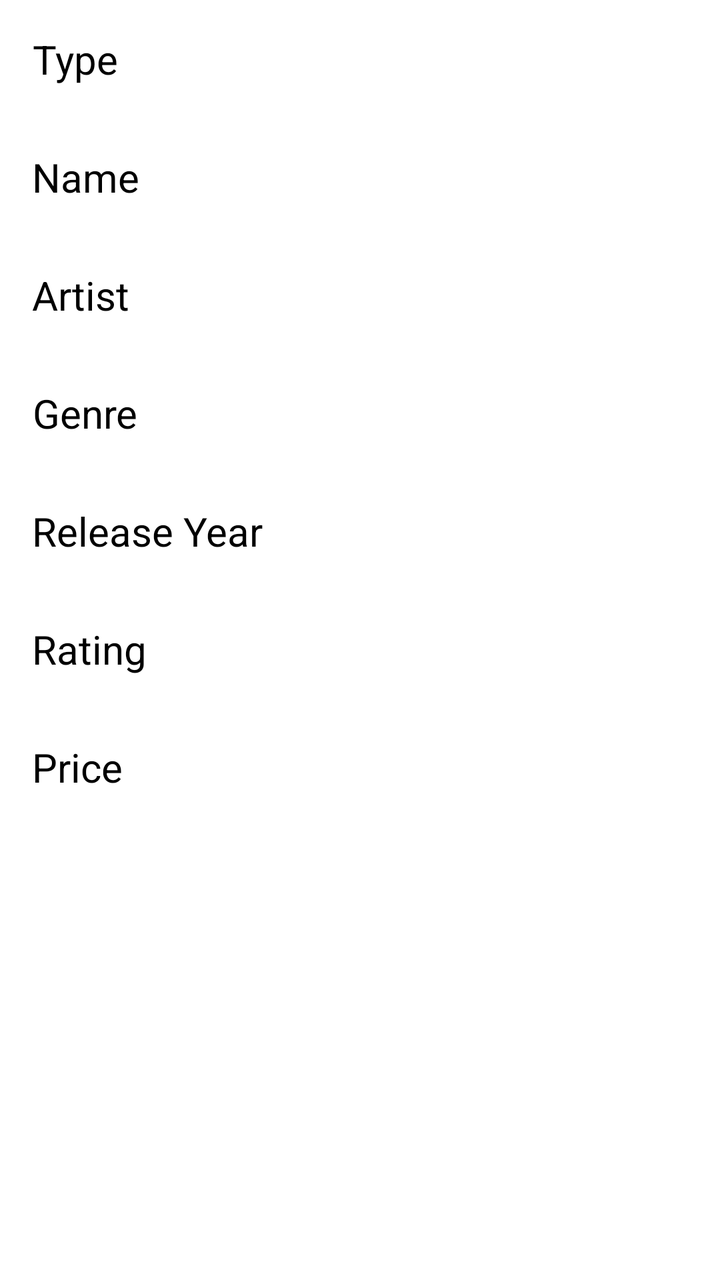
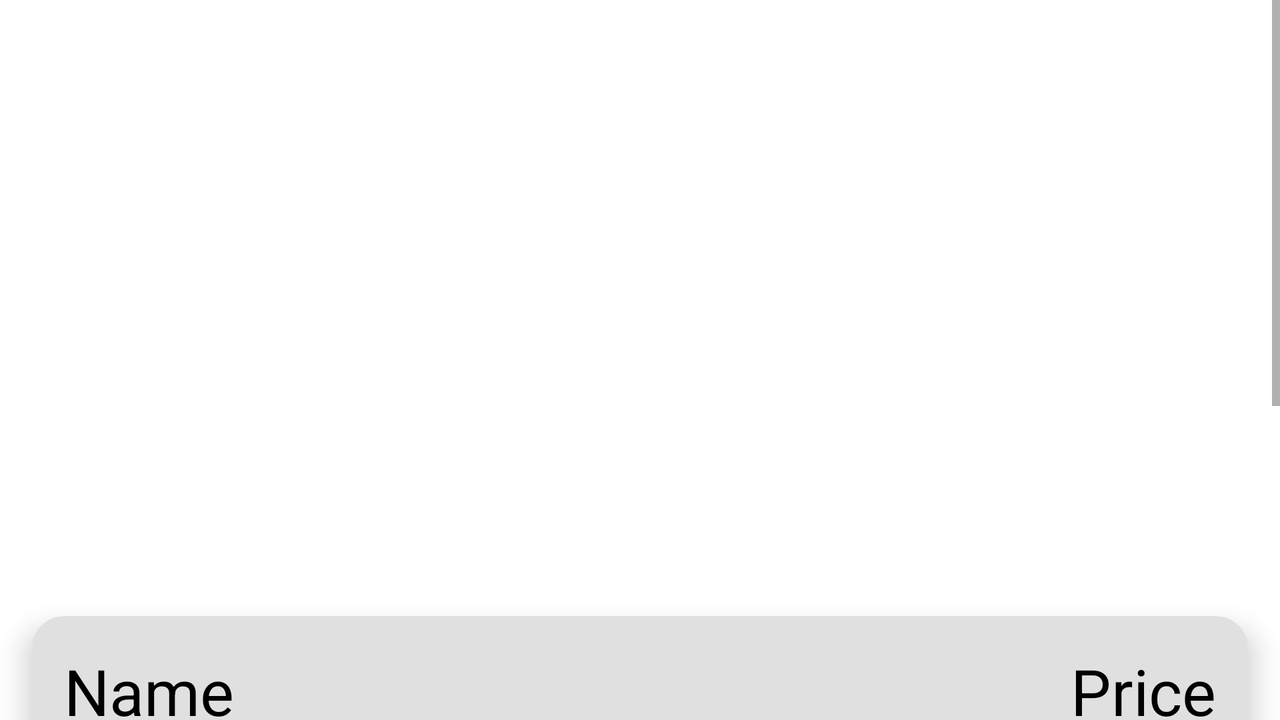

The same Android screen from two of the app's own layout files: first res/layout/ as a phone draws it, then the author's variant for another configuration, drawn on a device whose configuration selects that folder. Both files follow.
<!-- AndroidManifest.xml: application theme Theme.AlbumBrowser -->
<!-- res/layout/activity_details.xml -->
<?xml version="1.0" encoding="utf-8"?>
<LinearLayout xmlns:android="http://schemas.android.com/apk/res/android"
    android:layout_width="match_parent"
    android:layout_height="match_parent"
    android:orientation="vertical">

    <androidx.recyclerview.widget.RecyclerView
        android:layout_width="wrap_content"
        android:layout_height="wrap_content"
        android:id="@+id/recyclerview"/>

    <TextView
        android:layout_width="wrap_content"
        android:layout_height="wrap_content"
        android:text="Type"
        android:textColor="@color/black"
        style="@style/CategoryTextStyle" />

    <TextView
        android:layout_width="wrap_content"
        android:layout_height="wrap_content"
        android:text="Name"
        android:textColor="@color/black"
        style="@style/CategoryTextStyle" />

    <TextView
        android:layout_width="wrap_content"
        android:layout_height="wrap_content"
        android:text="Artist"
        android:textColor="@color/black"
        style="@style/CategoryTextStyle" />

    <TextView
        android:layout_width="wrap_content"
        android:layout_height="wrap_content"
        android:text="Genre"
        android:textColor="@color/black"
        style="@style/CategoryTextStyle" />

    <TextView
        android:layout_width="wrap_content"
        android:layout_height="wrap_content"
        android:text="Release Year"
        android:textColor="@color/black"
        style="@style/CategoryTextStyle" />

    <TextView
        android:layout_width="wrap_content"
        android:layout_height="wrap_content"
        android:text="Rating"
        android:textColor="@color/black"
        style="@style/CategoryTextStyle" />

    <TextView
        android:layout_width="wrap_content"
        android:layout_height="wrap_content"
        android:text="Price"
        android:textColor="@color/black"
        style="@style/CategoryTextStyle" />

</LinearLayout>
<!-- resources referenced by this layout -->
<resources>
  <color name="black">#FF000000</color>
  <style name="CategoryTextStyle">
          <item name="android:textSize">20sp</item>
          <item name="android:gravity">center</item>
          <item name="android:layout_margin">16dp</item>
          <item name="android:textColor">#F5F5F5</item>
      </style>
  <style name="Theme.AlbumBrowser" parent="Theme.MaterialComponents.DayNight.DarkActionBar">
          
          <item name="colorPrimary">@color/purple_500</item>
          <item name="colorPrimaryVariant">@color/purple_700</item>
          <item name="colorOnPrimary">@color/white</item>
          
          <item name="colorSecondary">@color/teal_200</item>
          <item name="colorSecondaryVariant">@color/teal_700</item>
          <item name="colorOnSecondary">@color/black</item>
          
          <item name="android:statusBarColor" tools:targetApi="l">?attr/colorPrimaryVariant</item>
          
      </style>
  <color name="purple_500">#FF6200EE</color>
  <color name="purple_700">#FF3700B3</color>
  <color name="white">#FFFFFFFF</color>
  <color name="teal_200">#FF03DAC5</color>
  <color name="teal_700">#FF018786</color>
</resources>
<!-- res/layout-land/activity_details.xml (the author's variant of the layout above) -->
<!-- drawn on the phone turned sideways -->
<?xml version="1.0" encoding="utf-8"?>
<ScrollView xmlns:android="http://schemas.android.com/apk/res/android"
    xmlns:app="http://schemas.android.com/apk/res-auto"
    xmlns:tools="http://schemas.android.com/tools"
    android:layout_width="match_parent"
    android:layout_height="match_parent"
    android:fillViewport="true">

    <LinearLayout
        android:layout_width="match_parent"
        android:layout_height="match_parent"
        android:orientation="vertical"
        tools:context=".DetailsActivity">

        <androidx.viewpager.widget.ViewPager
            android:layout_width="match_parent"
            android:layout_height="300dp"
            android:paddingTop="8dp"
            android:id="@+id/image_slider"/>

        <androidx.cardview.widget.CardView
            android:layout_width="match_parent"
            android:layout_height="wrap_content"
            android:layout_marginTop="8dp"
            android:layout_marginLeft="16dp"
            android:layout_marginRight="16dp"
            android:layout_marginBottom="16dp"
            app:cardBackgroundColor="@color/grey"
            app:cardCornerRadius="16dp"
            style="@style/CategoryCardStyle">

            <RelativeLayout
                android:layout_width="wrap_content"
                android:layout_height="wrap_content">

                <TextView
                    android:layout_width="250dp"
                    android:layout_height="wrap_content"
                    android:text="Name"
                    android:layout_alignParentTop="true"
                    android:layout_alignParentLeft="true"
                    android:gravity="left"
                    android:id="@+id/details_name"
                    android:textSize="32sp"
                    android:textColor="@color/black"
                    android:paddingTop="16dp"
                    android:paddingLeft="16dp"
                    android:autoSizeTextType="uniform" />

                <TextView
                    android:layout_width="wrap_content"
                    android:layout_height="wrap_content"
                    android:text="Price"
                    android:gravity="right"
                    android:textSize="32sp"
                    android:layout_alignParentTop="true"
                    android:layout_alignParentRight="true"
                    android:id="@+id/details_price"
                    android:textColor="@color/black"
                    style="@style/CategoryTextStyle" />

                <TextView
                    android:layout_width="wrap_content"
                    android:layout_height="wrap_content"
                    android:text="Type"
                    android:layout_below="@id/details_name"
                    android:id="@+id/details_type"
                    android:paddingLeft="16dp"
                    android:textColor="@color/black" />

                <TextView
                    android:layout_width="wrap_content"
                    android:layout_height="wrap_content"
                    android:text="Artist"
                    android:layout_below="@id/details_type"
                    android:id="@+id/details_artist"
                    android:textColor="@color/black"
                    style="@style/CategoryTextStyle" />

                <TextView
                    android:layout_width="wrap_content"
                    android:layout_height="wrap_content"
                    android:text="Genre"
                    android:layout_below="@id/details_artist"
                    android:id="@+id/details_genre"
                    android:textColor="@color/black"
                    style="@style/CategoryTextStyle" />

                <TextView
                    android:layout_width="wrap_content"
                    android:layout_height="wrap_content"
                    android:text="Release Year"
                    android:id="@+id/details_year"
                    android:layout_below="@id/details_genre"
                    android:textColor="@color/black"
                    style="@style/CategoryTextStyle" />

                <TextView
                    android:layout_width="wrap_content"
                    android:layout_height="wrap_content"
                    android:text="Rating"
                    android:layout_below="@id/details_year"
                    android:id="@+id/details_rating"
                    android:textColor="@color/black"
                    style="@style/CategoryTextStyle" />


            </RelativeLayout>

        </androidx.cardview.widget.CardView>

    </LinearLayout>




</ScrollView>
<!-- resources referenced by the variant -->
<!-- as the phone turned sideways resolves them -->
<resources>
  <color name="black">#FF000000</color>
  <color name="grey">#E0E0E0</color>
  <style name="CategoryCardStyle">
          <item name="android:layout_marginBottom">4dp</item>
          <item name="cardElevation">8dp</item>
      </style>
  <style name="CategoryTextStyle">
          <item name="android:textSize">20sp</item>
          <item name="android:gravity">center</item>
          <item name="android:layout_margin">16dp</item>
          <item name="android:textColor">#F5F5F5</item>
      </style>
  <style name="Theme.AlbumBrowser" parent="Theme.MaterialComponents.DayNight.DarkActionBar">
          
          <item name="colorPrimary">@color/purple_500</item>
          <item name="colorPrimaryVariant">@color/purple_700</item>
          <item name="colorOnPrimary">@color/white</item>
          
          <item name="colorSecondary">@color/teal_200</item>
          <item name="colorSecondaryVariant">@color/teal_700</item>
          <item name="colorOnSecondary">@color/black</item>
          
          <item name="android:statusBarColor" tools:targetApi="l">?attr/colorPrimaryVariant</item>
          
      </style>
  <color name="purple_500">#FF6200EE</color>
  <color name="purple_700">#FF3700B3</color>
  <color name="white">#FFFFFFFF</color>
  <color name="teal_200">#FF03DAC5</color>
  <color name="teal_700">#FF018786</color>
</resources>
